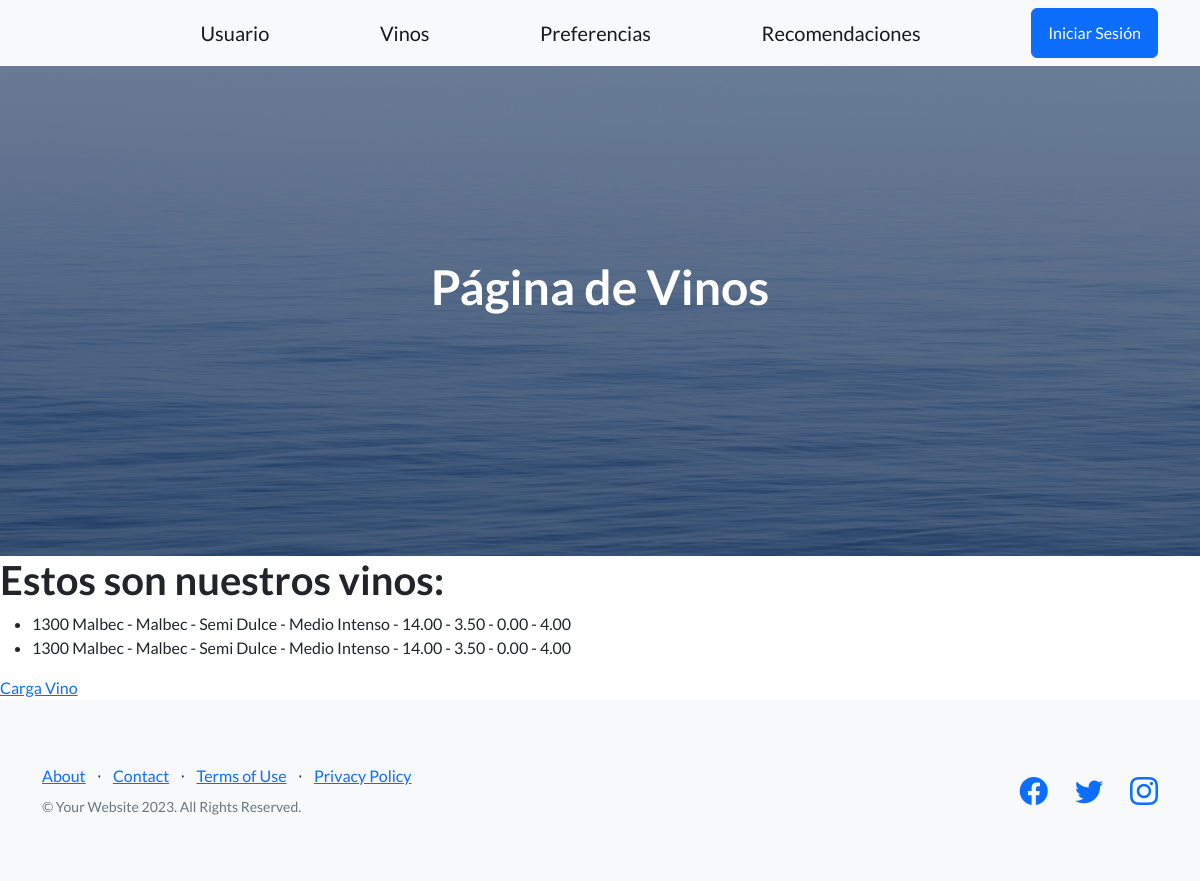
Page /app_vinos/lista_vinos/ on the earlier database version.
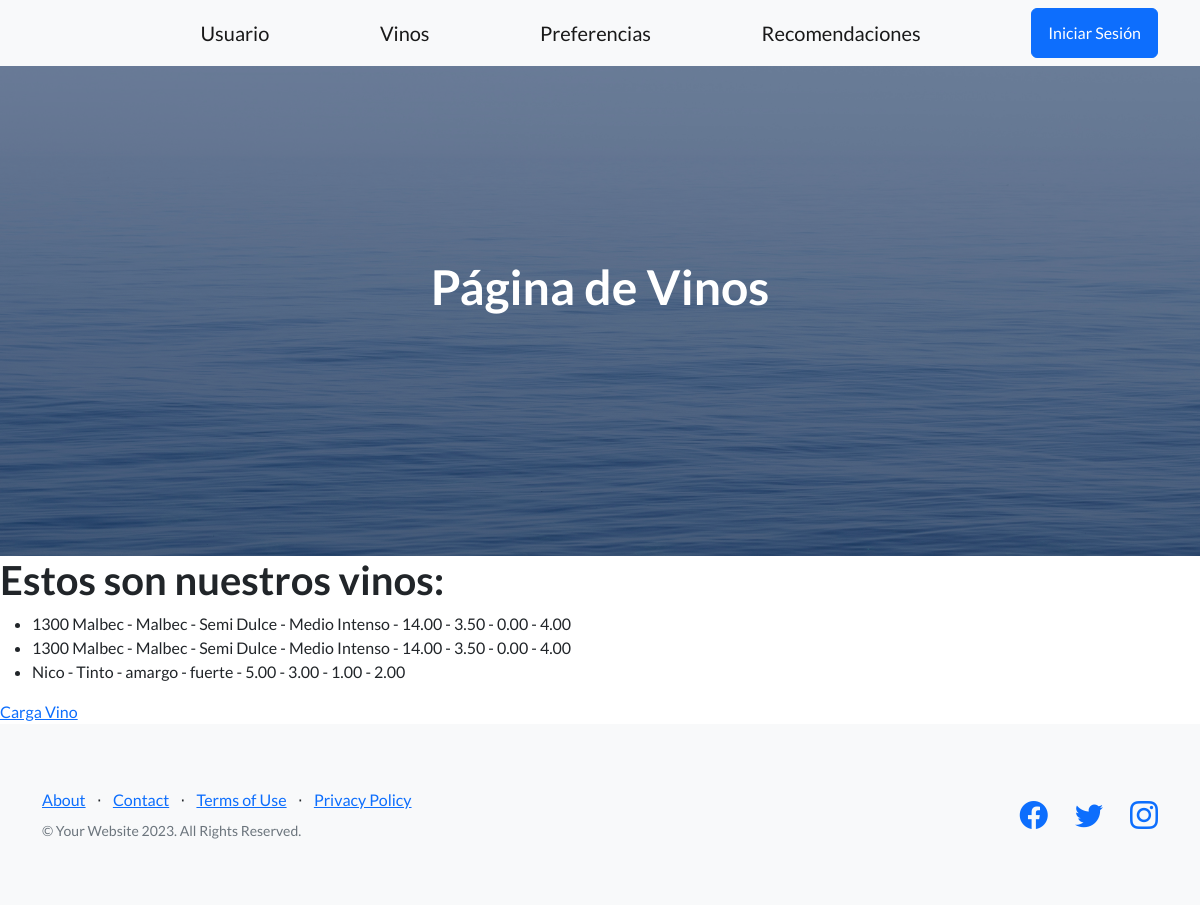
Same page on the later database version.
### app_vinos/models.py (models this page shows, shortened)
class Vino(models.Model):
    nombre = models.CharField(max_length=100)
    tipo = models.CharField(max_length=100)
    sabor = models.CharField(max_length=100)
    intensidad = models.CharField(max_length=100)
    abv = models.DecimalField(max_digits=4, decimal_places=2, default=0.0, verbose_name='Alcohol by Volume (%)')
    ph = models.DecimalField(max_digits=3, decimal_places=2, default=0.0, verbose_name='pH')
    ta = models.DecimalField(max_digits=4, decimal_places=2, default=0.0, verbose_name='Total Acidity (g/L)')
    rs = models.DecimalField(max_digits=4, decimal_places=2, default=0.0, verbose_name='Residual Sugar (g/L)')
    class Meta():
        verbose_name = 'Vinos'
        verbose_name_plural = 'Mis vinos'
        ordering = ('nombre',)

### app_vinos/views.py (the view)
# urls.py: path('lista_vinos/', lista_vinos, name="ListaVinos"),
def lista_vinos(req):
    lista = Vino.objects.all()
    return render(req, "lista_vinos.html", {"lista_vinos": lista})

### app_vinos/templates/lista_vinos.html
{% extends 'padre.html' %}
{% block ContenidoQueCambia %}
    <h1>Estos son nuestros vinos:</h1>
    <ul>
        {% for vinos in lista_vinos  %}
            <li>
                {{vinos.nombre}} - {{vinos.tipo}} - {{vinos.sabor}} - {{vinos.intensidad}} - {{vinos.abv}} - {{vinos.ph}} - {{vinos.ta}} - {{vinos.rs}}
            </li>
        {% endfor %}
    </ul>
   <a href="{% url 'CargaVino' %}">Carga Vino</a:>
{% endblock ContenidoQueCambia %}

Differences in the rows shown:
added Vino: nombre "Nico", tipo "Tinto", sabor "amargo", intensidad "fuerte", abv "5.00", ph "3.00", ta "1.00", rs "2.00"
